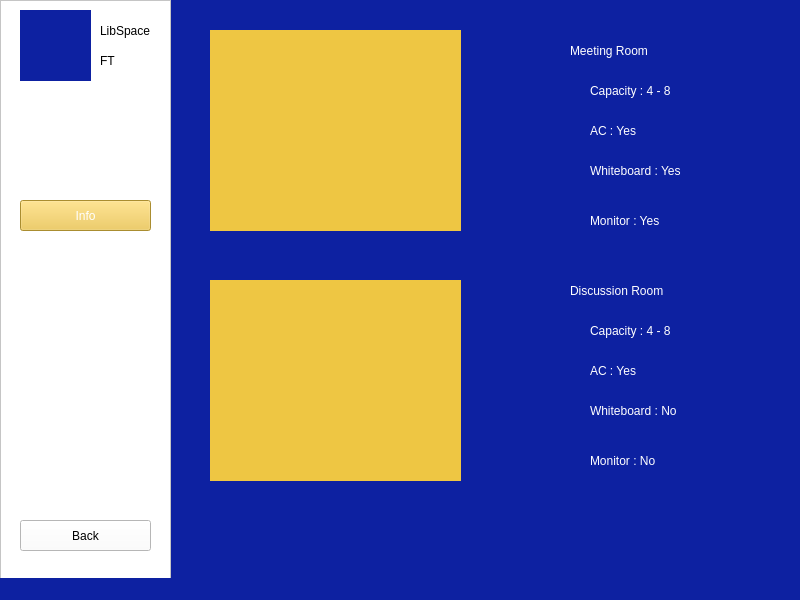
<?xml version="1.0" encoding="UTF-8"?>
<ui version="4.0">
 <class>RoomInformation</class>
 <widget class="QMainWindow" name="RoomInformation">
  <property name="geometry">
   <rect>
    <x>0</x>
    <y>0</y>
    <width>800</width>
    <height>600</height>
   </rect>
  </property>
  <property name="windowTitle">
   <string>MainWindow</string>
  </property>
  <property name="styleSheet">
   <string notr="true">background-color: rgb(13, 33, 161);</string>
  </property>
  <widget class="QWidget" name="centralwidget">
   <widget class="QGraphicsView" name="rectangleDashboard">
    <property name="geometry">
     <rect>
      <x>0</x>
      <y>0</y>
      <width>171</width>
      <height>591</height>
     </rect>
    </property>
    <property name="styleSheet">
     <string notr="true">background-color: rgb(255, 255, 255);</string>
    </property>
   </widget>
   <widget class="QLabel" name="label">
    <property name="geometry">
     <rect>
      <x>100</x>
      <y>20</y>
      <width>61</width>
      <height>21</height>
     </rect>
    </property>
    <property name="styleSheet">
     <string notr="true">font: 700 12pt &quot;Comic Sans MS&quot;;
color: rgb(0, 0, 0);
background-color: rgb(255, 255, 255);</string>
    </property>
    <property name="text">
     <string>LibSpace</string>
    </property>
   </widget>
   <widget class="QLabel" name="label_2">
    <property name="geometry">
     <rect>
      <x>100</x>
      <y>50</y>
      <width>61</width>
      <height>21</height>
     </rect>
    </property>
    <property name="styleSheet">
     <string notr="true">font: 700 12pt &quot;Comic Sans MS&quot;;
color: rgb(0, 0, 0);
background-color: rgb(255, 255, 255);</string>
    </property>
    <property name="text">
     <string>FT</string>
    </property>
   </widget>
   <widget class="QLabel" name="LibSpaceLogo">
    <property name="geometry">
     <rect>
      <x>20</x>
      <y>10</y>
      <width>71</width>
      <height>71</height>
     </rect>
    </property>
    <property name="text">
     <string/>
    </property>
    <property name="pixmap">
     <pixmap>../../../Downloads/LIBSPACE FT/1.png</pixmap>
    </property>
    <property name="scaledContents">
     <bool>true</bool>
    </property>
   </widget>
   <widget class="QPushButton" name="pushButton">
    <property name="geometry">
     <rect>
      <x>20</x>
      <y>200</y>
      <width>131</width>
      <height>31</height>
     </rect>
    </property>
    <property name="styleSheet">
     <string notr="true">background-color: rgb(238, 198, 67);
font: 700 10pt &quot;Century Gothic&quot;;
color: rgb(255, 255, 255);</string>
    </property>
    <property name="text">
     <string>Info</string>
    </property>
   </widget>
   <widget class="QPushButton" name="backButton">
    <property name="geometry">
     <rect>
      <x>20</x>
      <y>520</y>
      <width>131</width>
      <height>31</height>
     </rect>
    </property>
    <property name="styleSheet">
     <string notr="true">
font: 700 10pt &quot;Century Gothic&quot;;
background-color: rgb(255, 255, 255);
color: rgb(0, 0, 0);</string>
    </property>
    <property name="text">
     <string>Back</string>
    </property>
   </widget>
   <widget class="QLabel" name="label_4">
    <property name="geometry">
     <rect>
      <x>210</x>
      <y>30</y>
      <width>251</width>
      <height>201</height>
     </rect>
    </property>
    <property name="styleSheet">
     <string notr="true">background-color: rgb(238, 198, 67);</string>
    </property>
    <property name="text">
     <string/>
    </property>
    <property name="pixmap">
     <pixmap>../../../Downloads/LIBSPACE FT/3.png</pixmap>
    </property>
    <property name="scaledContents">
     <bool>true</bool>
    </property>
   </widget>
   <widget class="QLabel" name="label_5">
    <property name="geometry">
     <rect>
      <x>210</x>
      <y>280</y>
      <width>251</width>
      <height>201</height>
     </rect>
    </property>
    <property name="styleSheet">
     <string notr="true">background-color: rgb(238, 198, 67);</string>
    </property>
    <property name="text">
     <string/>
    </property>
    <property name="pixmap">
     <pixmap>../../../Downloads/LIBSPACE FT/4.png</pixmap>
    </property>
    <property name="scaledContents">
     <bool>true</bool>
    </property>
   </widget>
   <widget class="QLabel" name="label_6">
    <property name="geometry">
     <rect>
      <x>570</x>
      <y>20</y>
      <width>181</width>
      <height>61</height>
     </rect>
    </property>
    <property name="styleSheet">
     <string notr="true">
font: 700 20pt &quot;Century Gothic&quot;;
color: rgb(255, 255, 255);</string>
    </property>
    <property name="text">
     <string>Meeting Room</string>
    </property>
   </widget>
   <widget class="QLabel" name="label_7">
    <property name="geometry">
     <rect>
      <x>590</x>
      <y>70</y>
      <width>101</width>
      <height>41</height>
     </rect>
    </property>
    <property name="styleSheet">
     <string notr="true">
font: 700 12pt &quot;Century Gothic&quot;;
color: rgb(255, 255, 255);</string>
    </property>
    <property name="text">
     <string>Capacity : 4 - 8</string>
    </property>
   </widget>
   <widget class="QLabel" name="label_8">
    <property name="geometry">
     <rect>
      <x>590</x>
      <y>110</y>
      <width>101</width>
      <height>41</height>
     </rect>
    </property>
    <property name="styleSheet">
     <string notr="true">
font: 700 12pt &quot;Century Gothic&quot;;
color: rgb(255, 255, 255);</string>
    </property>
    <property name="text">
     <string>AC : Yes</string>
    </property>
   </widget>
   <widget class="QLabel" name="label_9">
    <property name="geometry">
     <rect>
      <x>590</x>
      <y>150</y>
      <width>101</width>
      <height>41</height>
     </rect>
    </property>
    <property name="styleSheet">
     <string notr="true">
font: 700 12pt &quot;Century Gothic&quot;;
color: rgb(255, 255, 255);</string>
    </property>
    <property name="text">
     <string>Whiteboard : Yes</string>
    </property>
   </widget>
   <widget class="QLabel" name="label_10">
    <property name="geometry">
     <rect>
      <x>590</x>
      <y>200</y>
      <width>101</width>
      <height>41</height>
     </rect>
    </property>
    <property name="styleSheet">
     <string notr="true">
font: 700 12pt &quot;Century Gothic&quot;;
color: rgb(255, 255, 255);</string>
    </property>
    <property name="text">
     <string>Monitor : Yes</string>
    </property>
   </widget>
   <widget class="QLabel" name="label_11">
    <property name="geometry">
     <rect>
      <x>590</x>
      <y>350</y>
      <width>101</width>
      <height>41</height>
     </rect>
    </property>
    <property name="styleSheet">
     <string notr="true">
font: 700 12pt &quot;Century Gothic&quot;;
color: rgb(255, 255, 255);</string>
    </property>
    <property name="text">
     <string>AC : Yes</string>
    </property>
   </widget>
   <widget class="QLabel" name="label_12">
    <property name="geometry">
     <rect>
      <x>590</x>
      <y>390</y>
      <width>101</width>
      <height>41</height>
     </rect>
    </property>
    <property name="styleSheet">
     <string notr="true">
font: 700 12pt &quot;Century Gothic&quot;;
color: rgb(255, 255, 255);</string>
    </property>
    <property name="text">
     <string>Whiteboard : No</string>
    </property>
   </widget>
   <widget class="QLabel" name="label_13">
    <property name="geometry">
     <rect>
      <x>590</x>
      <y>310</y>
      <width>101</width>
      <height>41</height>
     </rect>
    </property>
    <property name="styleSheet">
     <string notr="true">
font: 700 12pt &quot;Century Gothic&quot;;
color: rgb(255, 255, 255);</string>
    </property>
    <property name="text">
     <string>Capacity : 4 - 8</string>
    </property>
   </widget>
   <widget class="QLabel" name="label_14">
    <property name="geometry">
     <rect>
      <x>570</x>
      <y>260</y>
      <width>181</width>
      <height>61</height>
     </rect>
    </property>
    <property name="styleSheet">
     <string notr="true">
font: 700 20pt &quot;Century Gothic&quot;;
color: rgb(255, 255, 255);</string>
    </property>
    <property name="text">
     <string>Discussion Room</string>
    </property>
   </widget>
   <widget class="QLabel" name="label_15">
    <property name="geometry">
     <rect>
      <x>590</x>
      <y>440</y>
      <width>101</width>
      <height>41</height>
     </rect>
    </property>
    <property name="styleSheet">
     <string notr="true">
font: 700 12pt &quot;Century Gothic&quot;;
color: rgb(255, 255, 255);</string>
    </property>
    <property name="text">
     <string>Monitor : No</string>
    </property>
   </widget>
  </widget>
  <widget class="QMenuBar" name="menubar">
   <property name="geometry">
    <rect>
     <x>0</x>
     <y>0</y>
     <width>800</width>
     <height>17</height>
    </rect>
   </property>
  </widget>
  <widget class="QStatusBar" name="statusbar"/>
 </widget>
 <resources/>
 <connections/>
</ui>
